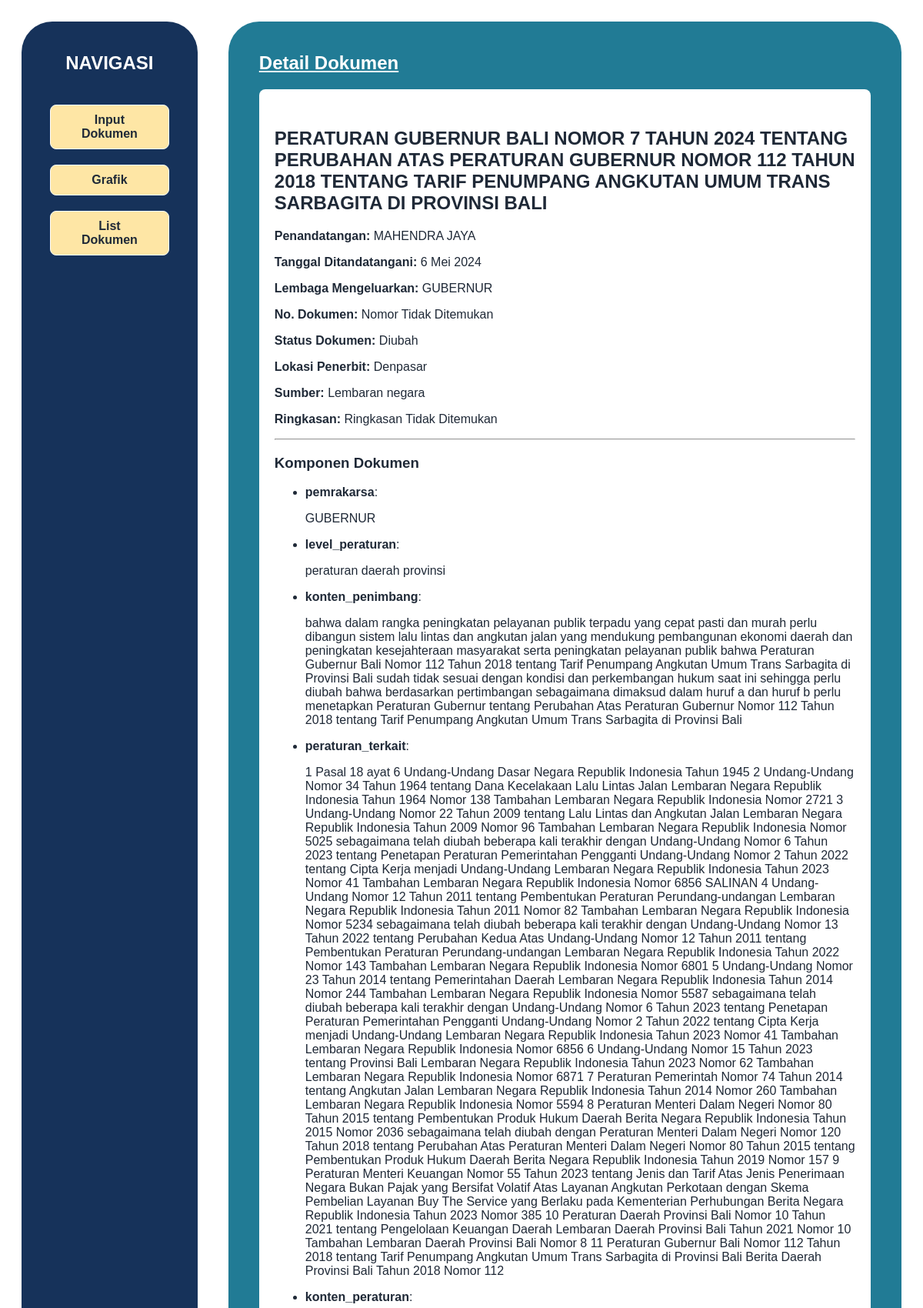
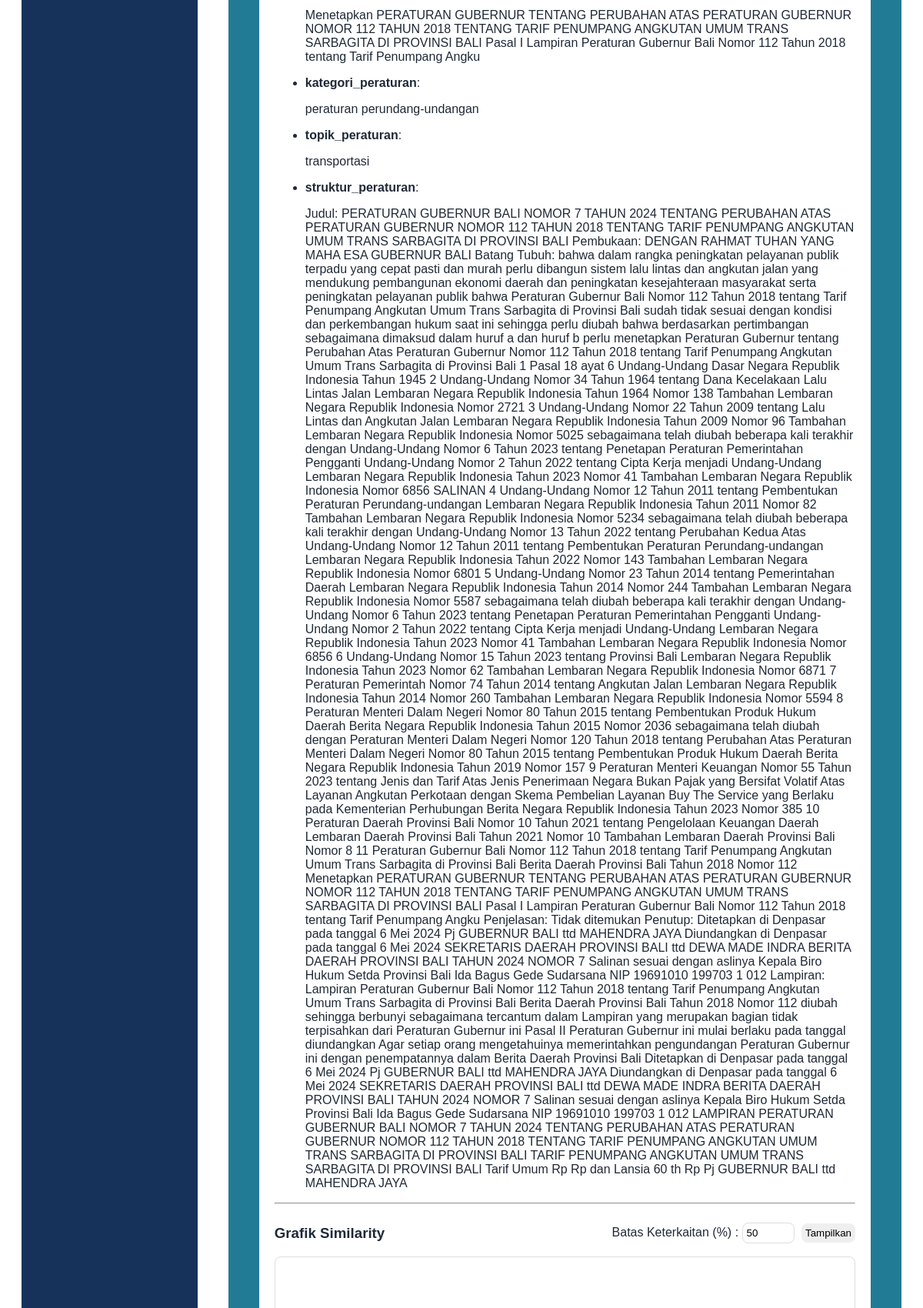
The app's page /document/37/ (upper part) with its own data (2 pictures, top to bottom).
### documents/models.py (models this page shows, shortened)
class Dokumen(models.Model):
    title = models.CharField(max_length=255)
    penandatangan = models.CharField(max_length=255)
    tanggal_ditandatangani = models.CharField(max_length=255)
    lembaga_mengeluarkan = models.CharField(max_length=255)
    no_dokumen = models.CharField(max_length=100)
    status_dokumen = models.CharField(max_length=50)
    lokasi_penerbit = models.CharField(max_length=255)
    sumber = models.TextField()
    ringkasan = models.TextField()

class DokumenKomponen(models.Model):
    dokumen = models.ForeignKey(Dokumen, on_delete=models.CASCADE)
    komponen = models.ForeignKey(Komponen, on_delete=models.CASCADE)
    isi_komponen = models.TextField()

class Komponen(models.Model):
    nama_komponen = models.CharField(max_length=255)

### documents/views.py (the view)
# urls.py: path('document/<int:doc_id>/', views.view_document_new, name='view_document'),
def view_document_new(request, doc_id):
    doc = get_object_or_404(Dokumen, id=doc_id)
    komponen_list = DokumenKomponen.objects.filter(dokumen=doc)
    return render(
        request,
        "view_document_new.html",
        {'doc': doc, 'komponen_list': komponen_list}
    )

### templates/view_document_new.html (shortened to what this page needs)
{% extends 'base.html' %} {% block content %}
<div id="content-detail">
  <div id="content-detail-heading">
    <div id="content-detail-subheading">Detail Dokumen</div>
  </div>
  <div id="content-detail-list">
    <h2>{{ doc.title }}</h2>
    <p><strong>Penandatangan:</strong> {{ doc.penandatangan }}</p>
    <p>
      <strong>Tanggal Ditandatangani:</strong> {{ doc.tanggal_ditandatangani }}
    </p>
    <p><strong>Lembaga Mengeluarkan:</strong> {{ doc.lembaga_mengeluarkan }}</p>
    <p><strong>No. Dokumen:</strong> {{ doc.no_dokumen }}</p>
    <p><strong>Status Dokumen:</strong> {{ doc.status_dokumen }}</p>
    <p><strong>Lokasi Penerbit:</strong> {{ doc.lokasi_penerbit }}</p>
    <p><strong>Sumber:</strong> {{ doc.sumber }}</p>
    <p><strong>Ringkasan:</strong> {{ doc.ringkasan }}</p>
    <hr />
    <div id="content-components">
      <h3>Komponen Dokumen</h3>
      {% if komponen_list %}
      <ul>
        {% for item in komponen_list %}
        <li>
          <strong>{{ item.komponen.nama_komponen }}</strong>:
          <p>{{ item.isi_komponen }}</p>
        </li>
        {% endfor %}
      </ul>
      {% else %}
      <p>Tidak ada komponen terkait.</p>
      {% endif %}
    </div>
    <hr />
    <div
      style="display: flex; justify-content: space-between; align-items: center"
    >
      <h3>Grafik Similarity</h3>
      <div>
        <label for="thresholdInput">Batas Keterkaitan (%) :</label>
        <input
          type="number"
          id="thresholdInput"
          value="50"
          min="0"
          max="100"
          step="1"
          style="
            padding: 5px;
            border-radius: 8px;
            margin-right: 5px;
            border: 1px solid #ddd;
          "
        />
        <button
          onclick="loadGraph()"
          style="
            padding: 5px;
            border-radius: 8px;
            border: none;
            cursor: pointer;
          "
        >
          Tampilkan
        </button>
      </div>
    </div>
    <div
      id="network-graph"
      style="
        width: 100%;
        height: 65vh;
        border: 1px solid #ddd;
        border-radius: 8px;
        background-color: #fff;
      "
    ></div>
  </div>
</div>
{% endblock %}

### static/global.css (style rules this page uses)
* { box-sizing: border-box; }
body { color: #1f2937; padding: 20px; font-family: Arial, sans-serif; }

### static/detail.css (style rules this page uses)
#content-detail { padding: 40px; height: 100vh; display: flex; flex-direction: column; }
#content-detail-heading { display: flex; gap: 16px; align-items: center; margin-bottom: 20px; justify-content: space-between; }
#content-detail-subheading { font-size: 1.5rem; font-weight: bold; text-decoration: underline; color: white; }
#content-detail-list { background-color: white; padding: 30px 20px; overflow-y: auto; flex-grow: 1; max-height: 70vh; border-radius: 8px; }

### records on screen
Dokumen: title "PERATURAN GUBERNUR BALI NOMOR 7 TAHUN 2024 TENTANG PERUBAHAN ATAS PERATURAN GUBERNUR NOMOR 112 TAHUN 2018 TENTANG TARIF PENUMPANG ANGKUTAN UMUM TRANS SARBAGITA DI PROVINSI BALI", penandatangan "MAHENDRA JAYA", tanggal_ditandatangani "6 Mei 2024", lembaga_mengeluarkan "GUBERNUR", no_dokumen "Nomor Tidak Ditemukan", status_dokumen "Diubah", lokasi_penerbit "Denpasar", sumber "Lembaran negara", ringkasan "Ringkasan Tidak Ditemukan"
DokumenKomponen: komponen.nama_komponen "pemrakarsa", isi_komponen "GUBERNUR"
DokumenKomponen: komponen.nama_komponen "level_peraturan", isi_komponen "peraturan daerah provinsi"
DokumenKomponen: komponen.nama_komponen "konten_penimbang", isi_komponen "bahwa dalam rangka peningkatan pelayanan publik terpadu yang cepat pasti dan murah perlu dibangun sistem lalu lintas dan angkutan jalan yang mendukung pembangunan ekonomi daerah dan peningkatan kesejahteraan masyarakat serta peningkatan pelayanan publik bahwa Peraturan Gubernur Bali Nomor 112 Tahun 2018 tentang Tarif Penumpang Angkutan Umum Trans Sarbagita di Provinsi Bali sudah tidak sesuai dengan kondisi dan perkembangan hukum saat ini sehingga perlu diubah bahwa berdasarkan pertimbangan sebagaimana dimaksud dalam huruf a dan huruf b perlu menetapkan Peraturan Gubernur tentang Perubahan Atas Peraturan Gubernur Nomor 112 Tahun 2018 tentang Tarif Penumpang Angkutan Umum Trans Sarbagita di…"
DokumenKomponen: komponen.nama_komponen "peraturan_terkait", isi_komponen "1 Pasal 18 ayat 6 Undang-Undang Dasar Negara Republik Indonesia Tahun 1945 2 Undang-Undang Nomor 34 Tahun 1964 tentang Dana Kecelakaan Lalu Lintas Jalan Lembaran Negara Republik Indonesia Tahun 1964 Nomor 138 Tambahan Lembaran Negara Republik Indonesia Nomor 2721 3 Undang-Undang Nomor 22 Tahun 2009 tentang Lalu Lintas dan Angkutan Jalan Lembaran Negara Republik Indonesia Tahun 2009 Nomor 96 Tambahan Lembaran Negara Republik Indonesia Nomor 5025 sebagaimana telah diubah beberapa kali terakhir dengan Undang-Undang Nomor 6 Tahun 2023 tentang Penetapan Peraturan Pemerintahan Pengganti Undang-Undang Nomor 2 Tahun 2022 tentang Cipta Kerja menjadi Undang-Undang Lembaran Negara Republik Indonesia…"
DokumenKomponen: komponen.nama_komponen "konten_peraturan", isi_komponen "Menetapkan PERATURAN GUBERNUR TENTANG PERUBAHAN ATAS PERATURAN GUBERNUR NOMOR 112 TAHUN 2018 TENTANG TARIF PENUMPANG ANGKUTAN UMUM TRANS SARBAGITA DI PROVINSI BALI Pasal I Lampiran Peraturan Gubernur Bali Nomor 112 Tahun 2018 tentang Tarif Penumpang Angku"
DokumenKomponen: komponen.nama_komponen "kategori_peraturan", isi_komponen "peraturan perundang-undangan"
DokumenKomponen: komponen.nama_komponen "topik_peraturan", isi_komponen "transportasi"
DokumenKomponen: komponen.nama_komponen "struktur_peraturan", isi_komponen "Judul: PERATURAN GUBERNUR BALI NOMOR 7 TAHUN 2024 TENTANG PERUBAHAN ATAS PERATURAN GUBERNUR NOMOR 112 TAHUN 2018 TENTANG TARIF PENUMPANG ANGKUTAN UMUM TRANS SARBAGITA DI PROVINSI BALI Pembukaan: DENGAN RAHMAT TUHAN YANG MAHA ESA GUBERNUR BALI Batang Tubuh: bahwa dalam rangka peningkatan pelayanan publik terpadu yang cepat pasti dan murah perlu dibangun sistem lalu lintas dan angkutan jalan yang mendukung pembangunan ekonomi daerah dan peningkatan kesejahteraan masyarakat serta peningkatan pelayanan publik bahwa Peraturan Gubernur Bali Nomor 112 Tahun 2018 tentang Tarif Penumpang Angkutan Umum Trans Sarbagita di Provinsi Bali sudah tidak sesuai dengan kondisi dan perkembangan hukum saat ini…"
